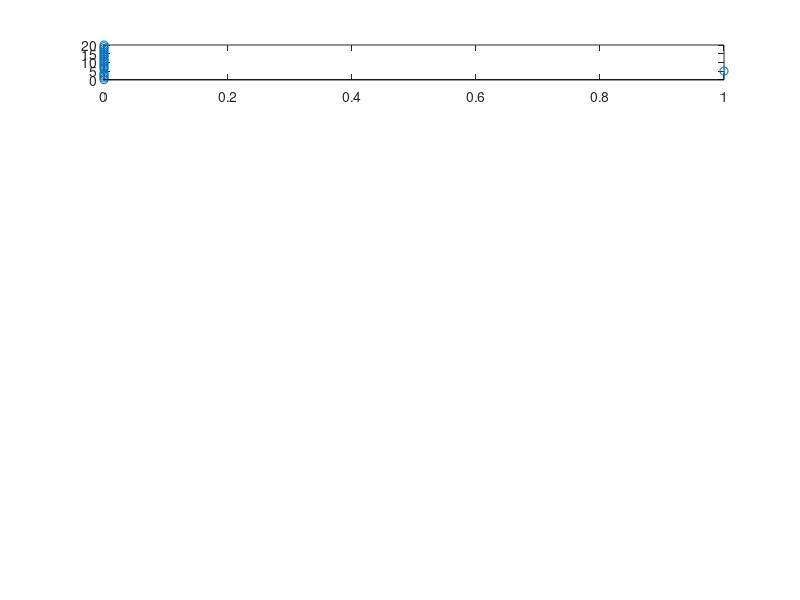

MATLAB code to generate this figure: (Note: this script raises an error after producing the figure.)
x=[0,0,0,0,0,1,0,0,0,0,0,0,0,0,0,0,0,0,0,0,0];
n=0:20;
m=-5:15;
subplot(7,1,1)
stem(x,n)
subploat(7,1,2)
steam(x,m)
for i=1:lenght(n)
    if 10-n(i)>0
        t(i)=10-n(i);
    else
        t(i)=n(i)-10;
    end
end
subplot(7,1,3)
stem(t,n)
n=-15:25;
subplot(7,1,4)
x1=sin(n*pi/17);
plot(n,x1)
q=0:50;
subplot(7,1,5)
x2=cos(q*pi/sqrt(23));
plot(q,x2)
plot(n,x1,q,x2)
subplot(7,1,6)
stem(n,x1)
subplot(7,1,7)
stem(q,x2)